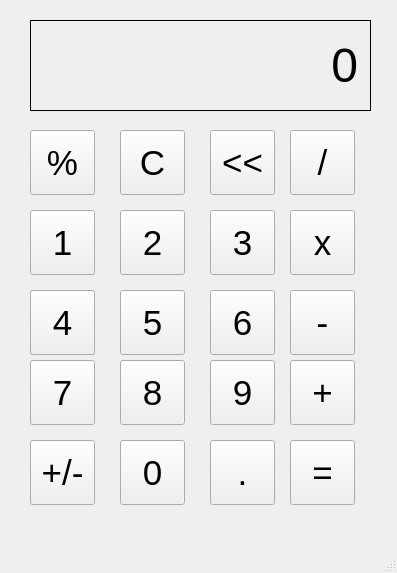
<?xml version="1.0" encoding="UTF-8"?>
<ui version="4.0">
 <class>MainWindow</class>
 <widget class="QMainWindow" name="MainWindow">
  <property name="geometry">
   <rect>
    <x>0</x>
    <y>0</y>
    <width>397</width>
    <height>573</height>
   </rect>
  </property>
  <property name="windowTitle">
   <string>calculadora</string>
  </property>
  <widget class="QWidget" name="centralwidget">
   <widget class="QLabel" name="outputLabel">
    <property name="geometry">
     <rect>
      <x>30</x>
      <y>20</y>
      <width>341</width>
      <height>91</height>
     </rect>
    </property>
    <property name="font">
     <font>
      <pointsize>36</pointsize>
     </font>
    </property>
    <property name="frameShape">
     <enum>QFrame::Box</enum>
    </property>
    <property name="text">
     <string>0</string>
    </property>
    <property name="alignment">
     <set>Qt::AlignRight|Qt::AlignTrailing|Qt::AlignVCenter</set>
    </property>
    <property name="margin">
     <number>10</number>
    </property>
   </widget>
   <widget class="QPushButton" name="pushButton">
    <property name="geometry">
     <rect>
      <x>30</x>
      <y>130</y>
      <width>65</width>
      <height>65</height>
     </rect>
    </property>
    <property name="font">
     <font>
      <pointsize>26</pointsize>
     </font>
    </property>
    <property name="text">
     <string>%</string>
    </property>
   </widget>
   <widget class="QPushButton" name="pushButton_2">
    <property name="geometry">
     <rect>
      <x>120</x>
      <y>130</y>
      <width>65</width>
      <height>65</height>
     </rect>
    </property>
    <property name="font">
     <font>
      <pointsize>26</pointsize>
     </font>
    </property>
    <property name="text">
     <string>C</string>
    </property>
   </widget>
   <widget class="QPushButton" name="pushButton_3">
    <property name="geometry">
     <rect>
      <x>210</x>
      <y>130</y>
      <width>65</width>
      <height>65</height>
     </rect>
    </property>
    <property name="font">
     <font>
      <pointsize>26</pointsize>
     </font>
    </property>
    <property name="text">
     <string>&lt;&lt;</string>
    </property>
   </widget>
   <widget class="QPushButton" name="pushButton_4">
    <property name="geometry">
     <rect>
      <x>30</x>
      <y>210</y>
      <width>65</width>
      <height>65</height>
     </rect>
    </property>
    <property name="font">
     <font>
      <pointsize>26</pointsize>
     </font>
    </property>
    <property name="text">
     <string>1</string>
    </property>
   </widget>
   <widget class="QPushButton" name="pushButton_5">
    <property name="geometry">
     <rect>
      <x>30</x>
      <y>440</y>
      <width>65</width>
      <height>65</height>
     </rect>
    </property>
    <property name="font">
     <font>
      <pointsize>26</pointsize>
     </font>
    </property>
    <property name="text">
     <string>+/-</string>
    </property>
   </widget>
   <widget class="QPushButton" name="pushButton_6">
    <property name="geometry">
     <rect>
      <x>30</x>
      <y>290</y>
      <width>65</width>
      <height>65</height>
     </rect>
    </property>
    <property name="font">
     <font>
      <pointsize>26</pointsize>
     </font>
    </property>
    <property name="text">
     <string>x</string>
    </property>
   </widget>
   <widget class="QPushButton" name="pushButton_7">
    <property name="geometry">
     <rect>
      <x>30</x>
      <y>360</y>
      <width>65</width>
      <height>65</height>
     </rect>
    </property>
    <property name="font">
     <font>
      <pointsize>26</pointsize>
     </font>
    </property>
    <property name="text">
     <string>7</string>
    </property>
   </widget>
   <widget class="QPushButton" name="pushButton_8">
    <property name="geometry">
     <rect>
      <x>30</x>
      <y>290</y>
      <width>65</width>
      <height>65</height>
     </rect>
    </property>
    <property name="font">
     <font>
      <pointsize>26</pointsize>
     </font>
    </property>
    <property name="text">
     <string>4</string>
    </property>
   </widget>
   <widget class="QPushButton" name="pushButton_9">
    <property name="geometry">
     <rect>
      <x>290</x>
      <y>130</y>
      <width>65</width>
      <height>65</height>
     </rect>
    </property>
    <property name="font">
     <font>
      <pointsize>26</pointsize>
     </font>
    </property>
    <property name="text">
     <string>/</string>
    </property>
   </widget>
   <widget class="QPushButton" name="pushButton_10">
    <property name="geometry">
     <rect>
      <x>120</x>
      <y>210</y>
      <width>65</width>
      <height>65</height>
     </rect>
    </property>
    <property name="font">
     <font>
      <pointsize>26</pointsize>
     </font>
    </property>
    <property name="text">
     <string>2</string>
    </property>
   </widget>
   <widget class="QPushButton" name="pushButton_11">
    <property name="geometry">
     <rect>
      <x>290</x>
      <y>210</y>
      <width>65</width>
      <height>65</height>
     </rect>
    </property>
    <property name="font">
     <font>
      <pointsize>26</pointsize>
     </font>
    </property>
    <property name="text">
     <string>x</string>
    </property>
   </widget>
   <widget class="QPushButton" name="pushButton_12">
    <property name="geometry">
     <rect>
      <x>210</x>
      <y>210</y>
      <width>65</width>
      <height>65</height>
     </rect>
    </property>
    <property name="font">
     <font>
      <pointsize>26</pointsize>
     </font>
    </property>
    <property name="text">
     <string>3</string>
    </property>
   </widget>
   <widget class="QPushButton" name="pushButton_13">
    <property name="geometry">
     <rect>
      <x>210</x>
      <y>290</y>
      <width>65</width>
      <height>65</height>
     </rect>
    </property>
    <property name="font">
     <font>
      <pointsize>26</pointsize>
     </font>
    </property>
    <property name="text">
     <string>6</string>
    </property>
   </widget>
   <widget class="QPushButton" name="pushButton_14">
    <property name="geometry">
     <rect>
      <x>120</x>
      <y>290</y>
      <width>65</width>
      <height>65</height>
     </rect>
    </property>
    <property name="font">
     <font>
      <pointsize>26</pointsize>
     </font>
    </property>
    <property name="text">
     <string>5</string>
    </property>
   </widget>
   <widget class="QPushButton" name="pushButton_15">
    <property name="geometry">
     <rect>
      <x>290</x>
      <y>290</y>
      <width>65</width>
      <height>65</height>
     </rect>
    </property>
    <property name="font">
     <font>
      <pointsize>26</pointsize>
     </font>
    </property>
    <property name="text">
     <string>-</string>
    </property>
   </widget>
   <widget class="QPushButton" name="pushButton_16">
    <property name="geometry">
     <rect>
      <x>290</x>
      <y>360</y>
      <width>65</width>
      <height>65</height>
     </rect>
    </property>
    <property name="font">
     <font>
      <pointsize>26</pointsize>
     </font>
    </property>
    <property name="text">
     <string>+</string>
    </property>
   </widget>
   <widget class="QPushButton" name="pushButton_17">
    <property name="geometry">
     <rect>
      <x>210</x>
      <y>360</y>
      <width>65</width>
      <height>65</height>
     </rect>
    </property>
    <property name="font">
     <font>
      <pointsize>26</pointsize>
     </font>
    </property>
    <property name="text">
     <string>9</string>
    </property>
   </widget>
   <widget class="QPushButton" name="pushButton_18">
    <property name="geometry">
     <rect>
      <x>120</x>
      <y>360</y>
      <width>65</width>
      <height>65</height>
     </rect>
    </property>
    <property name="font">
     <font>
      <pointsize>26</pointsize>
     </font>
    </property>
    <property name="text">
     <string>8</string>
    </property>
   </widget>
   <widget class="QPushButton" name="pushButton_19">
    <property name="geometry">
     <rect>
      <x>290</x>
      <y>440</y>
      <width>65</width>
      <height>65</height>
     </rect>
    </property>
    <property name="font">
     <font>
      <pointsize>26</pointsize>
     </font>
    </property>
    <property name="text">
     <string>=</string>
    </property>
   </widget>
   <widget class="QPushButton" name="pushButton_20">
    <property name="geometry">
     <rect>
      <x>120</x>
      <y>440</y>
      <width>65</width>
      <height>65</height>
     </rect>
    </property>
    <property name="font">
     <font>
      <pointsize>26</pointsize>
     </font>
    </property>
    <property name="text">
     <string>0</string>
    </property>
   </widget>
   <widget class="QPushButton" name="pushButton_21">
    <property name="geometry">
     <rect>
      <x>210</x>
      <y>440</y>
      <width>65</width>
      <height>65</height>
     </rect>
    </property>
    <property name="font">
     <font>
      <pointsize>26</pointsize>
     </font>
    </property>
    <property name="text">
     <string>.</string>
    </property>
   </widget>
  </widget>
  <widget class="QMenuBar" name="menubar">
   <property name="geometry">
    <rect>
     <x>0</x>
     <y>0</y>
     <width>397</width>
     <height>26</height>
    </rect>
   </property>
  </widget>
  <widget class="QStatusBar" name="statusbar"/>
 </widget>
 <resources/>
 <connections/>
</ui>
